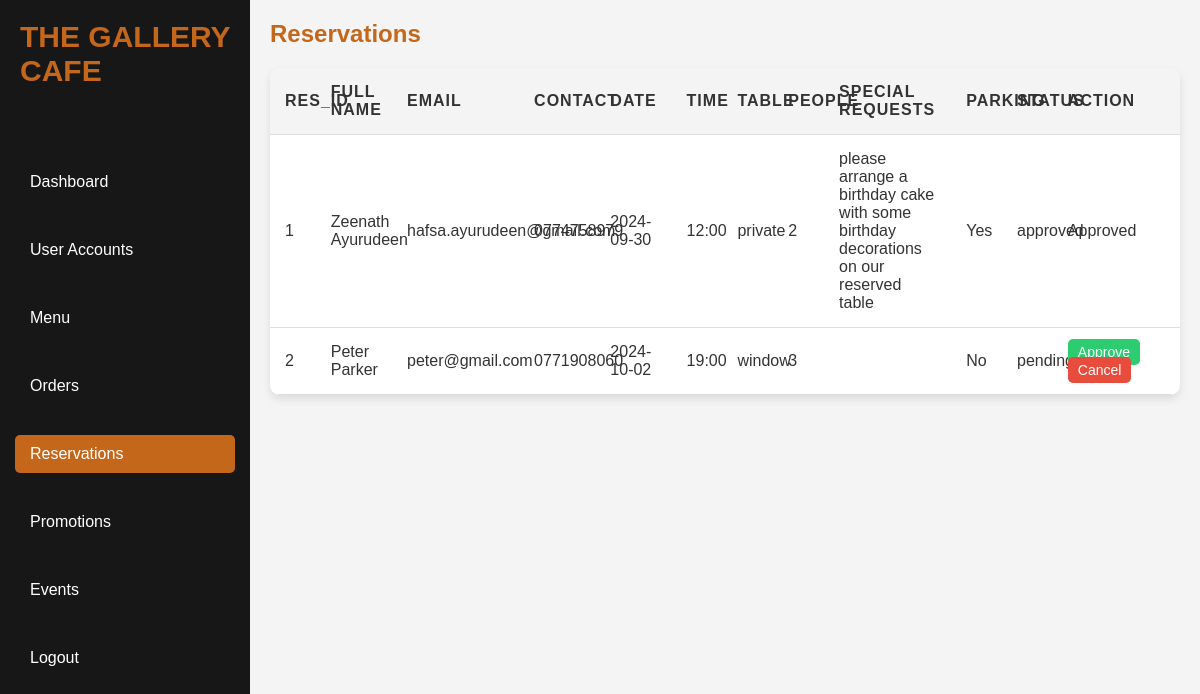
The page /admin/admin.php?page=areservations on the database its author committed.
### tables this page shows
CREATE TABLE `reservations` (
  `res_id` int(11) NOT NULL,
  `fullname` varchar(255) NOT NULL,
  `email` varchar(255) NOT NULL,
  `contact` varchar(15) NOT NULL,
  `date` date NOT NULL,
  `time` varchar(20) NOT NULL,
  `table_selection` varchar(100) NOT NULL,
  `people` varchar(100) NOT NULL,
  `special_requests` text NOT NULL,
  `parking` tinyint(1) NOT NULL,
  `status` enum('pending','approved','cancelled') NOT NULL,
  `res_at` timestamp NOT NULL DEFAULT current_timestamp()
);

### admin/areservations.php (the view, shortened to what this page needs)
<?php
include('../dbconn.php');
$reservations_query = "SELECT * FROM reservations";
$reservations_result = mysqli_query($conn, $reservations_query);
?>
<h2>Reservations</h2>
<table>
    <tr>
        <th>Res_ID</th>
        <th>Full Name</th>
        <th>Email</th>
        <th>Contact</th>
        <th>Date</th>
        <th>Time</th>
        <th>Table</th>
        <th>People</th>
        <th>Special Requests</th>
        <th>Parking</th>
        <th>Status</th>
        <th>Action</th>
    </tr>
    <?php while ($reservation = mysqli_fetch_assoc($reservations_result)): ?>
    <tr>
        <td data-label="Reservation ID"><?= $reservation['res_id']; ?></td>
        <td data-label="Full Name"><?= $reservation['fullname']; ?></td>
        <td data-label="Email"><?= $reservation['email']; ?></td>
        <td data-label="Contact"><?= $reservation['contact']; ?></td>
        <td data-label="Date"><?= $reservation['date']; ?></td>
        <td data-label="Time"><?= $reservation['time']; ?></td>
        <td data-label="Table Selection"><?= $reservation['table_selection']; ?></td>
        <td data-label="People"><?= $reservation['people']; ?></td>
        <td data-label="Special Requests"><?= $reservation['special_requests']; ?></td>
        <td data-label="Parking"><?= $reservation['parking'] ? 'Yes' : 'No'; ?></td>
        <td data-label="Status"><?= $reservation['status']; ?></td>
        <td data-label="Action">
            <?php if (strtolower($reservation['status']) == 'pending'): ?>
                <a class="approve-btn" href="admin.php?page=areservations&approve=<?= $reservation['res_id']; ?>">Approve</a>
                <a class="cancel-btn" href="admin.php?page=areservations&cancel=<?= $reservation['res_id']; ?>">Cancel</a>
            <?php else: ?>
                <span><?= ucfirst($reservation['status']); ?></span>
            <?php endif; ?>
        </td>
    </tr>
    <?php endwhile; ?>
</table>

### admin/adminstyles.css (style rules this page uses)
* { margin: 0; padding: 0; box-sizing: border-box; }
body { font-family: Arial, sans-serif; background-color: #f4f4f4; }
h2 { margin-bottom: 20px; color: #c5671b; }
table { width: 100%; border-collapse: collapse; margin-bottom: 20px; border-radius: 10px; overflow: hidden; box-shadow: 0 4px 8px rgba(0, 0, 0, 0.1); }
th, td { padding: 15px; border-bottom: 1px solid #ddd; text-align: left; }
th { background-color: #f4f4f4; color: #333; font-weight: bold; text-transform: uppercase; letter-spacing: 1px; }
td { background-color: white; color: #333; }
table { table-layout: fixed; }
th, td { width: 25%; }
th:nth-child(1), td:nth-child(1) { width: 9%; }
th:nth-child(2), td:nth-child(2) { width: 15%; }
th:nth-child(4), td:nth-child(4) { width: 15%; }
th:nth-child(5), td:nth-child(5) { width: 15%; }
th:nth-child(6), td:nth-child(6) { width: 10%; }
th:nth-child(7), td:nth-child(7) { width: 10%; }
th:nth-child(8), td:nth-child(8) { width: 10%; }
th:nth-child(10), td:nth-child(10) { width: 10%; }
th:nth-child(11), td:nth-child(11) { width: 10%; }
tbody tr:nth-child(even) { background-color: #fafafa; }
.approve-btn, .cancel-btn { padding: 5px 10px; text-decoration: none; color: white; border-radius: 5px; font-size: 14px; }
.approve-btn { background-color: #2ecc71; }
.cancel-btn { background-color: #e74c3c; }

### rows shown on the page
reservations: res_id "1", fullname "Zeenath Ayurudeen", email "hafsa.ayurudeen@gmail.com", contact "0774758979", date "2024-09-30", time "12:00", table_selection "private", people "2", special_requests "please arrange a birthday cake with some birthday decorations on our reserved table", parking "Yes", status "approved", status "Approved"
reservations: res_id "2", fullname "Peter Parker", email "peter@gmail.com", contact "0771908060", date "2024-10-02", time "19:00", table_selection "window", people "3", parking "No", status "pending"
